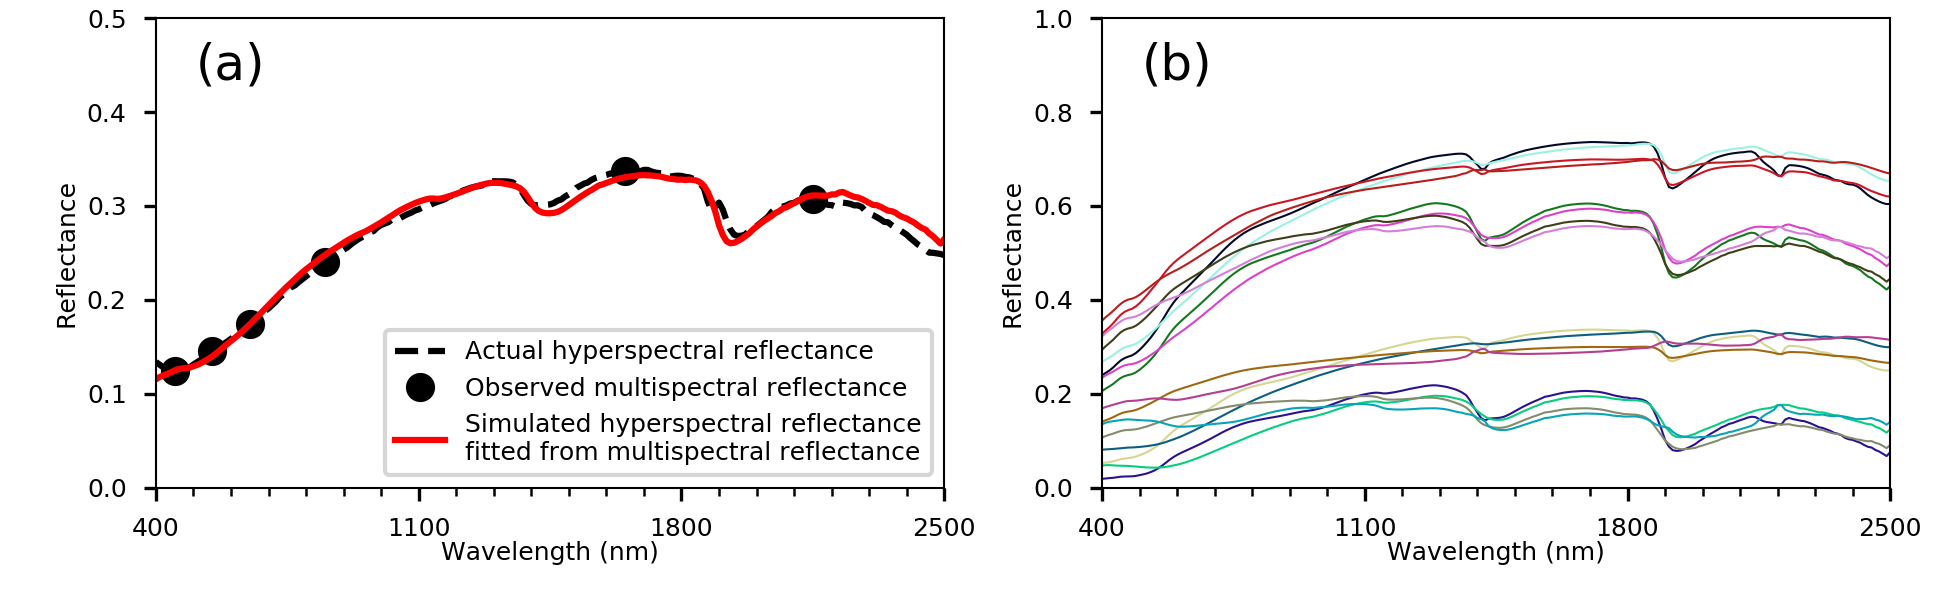

Here is the Python script that generated this plot:
import numpy as np
import numpy.linalg as la
import matplotlib.pyplot as plt
import matplotlib.ticker as tk

'''
    This script shows how to fit multispectral soil reflectance
    and then reconstruct hyperspectral soil reflectance
    using the GSV model
'''

# The hyperspectral wavelengths
WVL = np.arange(400,2501,10)
# The general spectral vectors derived in the manuscript
GSV = np.vstack([np.loadtxt('MD.vec.txt'),np.loadtxt('SM.vec.txt')])
# The test hyperspectral data
hyper = np.loadtxt('TestSpectrum.csv',delimiter=',',skiprows=1)
# The wavelengths of multispectral data
wvl = np.array([450,550,650,850,1650,2150])
# The test multispectral data sliced from hyperspectral data
multi = hyper[np.in1d(WVL,wvl)]

fig = plt.figure()
ax = fig.add_subplot(1,2,1)

# Step 1: slice GSV according to the wavelengths of multispectral data
gsv = GSV[:,np.in1d(WVL,wvl)]

# Step 2: fit multispectral soil reflectance and reconstruct multispectral soil reflectance
X = multi
V = gsv
C = np.dot(X,la.pinv(V))
R = np.dot(C,V)
R[R<0] = 0
R[R>1] = 1
plt.scatter(X,R,c='k')
plt.plot([0,0.4],[0,0.4],'k')
plt.xlabel('Measurements')
plt.ylabel('Simulations')
plt.show()

# Step 3: reconstruct hyperspectral soil reflectance using coefficients fitted from multispectral data
X = hyper
V = GSV
R = np.dot(C,V)
R[R<0] = 0
R[R>1] = 1
plt.scatter(X,R,c='k')
plt.plot([0,0.4],[0,0.4],'k')
plt.xlabel('Measurements')
plt.ylabel('Simulations')
plt.show()

# Compare measured multispectral data and hyperspectral data with reconstructed ones
fig = plt.figure()
ax = fig.add_subplot(1,2,1)
ax.plot(WVL,hyper.T,'k--')
ax.plot(wvl,multi,'ko')
ax.plot(WVL,R,'r-')
ax.legend(['Actual hyperspectral reflectance','Observed multispectral reflectance','Simulated hyperspectral reflectance\nfitted from multispectral reflectance'],fontsize=6)

ax.set_xlim(400,2500)
ax.set_xlabel('Wavelength (nm)',labelpad=0)
ax.set_ylim(0,0.5)
ax.set_yticks(np.arange(0,0.51,0.1))
ax.set_ylabel('Reflectance',labelpad=2)
ax.xaxis.set_major_locator(tk.FixedLocator(locs=range(400,2501,700)))
ax.xaxis.set_minor_locator(tk.FixedLocator(locs=range(400,2501,100))) 
ax.text(0.05,0.95,'(a)',ha='left',va='top',size=12,transform=ax.transAxes)
[tl.set_markersize(3) for tl in ax.yaxis.get_ticklines(minor=False) + ax.xaxis.get_ticklines(minor=False)]
[tl.set_markersize(2) for tl in ax.yaxis.get_ticklines(minor=True) + ax.xaxis.get_ticklines(minor=True)]
[sp.set_linewidth(0.5) for sp in ax.spines.values()] 

'''
    This script shows how to simulate a series of soil spectra
    using combinations of four soil coefficients.
'''

ax = fig.add_subplot(1,2,2)
for c1 in [0.3,0.7]:
    for c2 in [-0.1,0]:
        for c3 in [0,0.05]:
            for cSM in [-0.2,0]:
                ax.plot(WVL,c1*V[0]+c2*V[1]+c3*V[2]+cSM*V[3],c=np.random.rand(3),lw=0.5)
ax.set_xlim(400,2500)
ax.set_xlabel('Wavelength (nm)',labelpad=0)
ax.set_ylim(0,1)
ax.set_yticks(np.arange(0,1.01,0.2))
ax.set_ylabel('Reflectance',labelpad=2)
ax.xaxis.set_major_locator(tk.FixedLocator(locs=range(400,2501,700)))
ax.xaxis.set_minor_locator(tk.FixedLocator(locs=range(400,2501,100))) 
ax.text(0.05,0.95,'(b)',ha='left',va='top',size=12,transform=ax.transAxes)
[tl.set_markersize(3) for tl in ax.yaxis.get_ticklines(minor=False) + ax.xaxis.get_ticklines(minor=False)]
[tl.set_markersize(2) for tl in ax.yaxis.get_ticklines(minor=True) + ax.xaxis.get_ticklines(minor=True)]
[sp.set_linewidth(0.5) for sp in ax.spines.values()] 
                
plt.rc('font',size=6)        
fig.subplots_adjust(left=0.08,right=0.97,bottom=0.19,top=0.97)
fig.set_size_inches(16.5/2.54,16.5/2.54*0.5*0.618)
plt.savefig('Examples.png',dpi=300)
